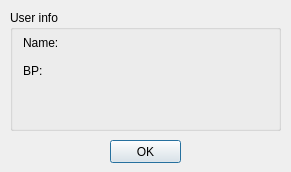
<?xml version="1.0" encoding="UTF-8"?>
<ui version="4.0">
 <class>UserInfoDialog</class>
 <widget class="QDialog" name="UserInfoDialog">
  <property name="windowModality">
   <enum>Qt::WindowModal</enum>
  </property>
  <property name="geometry">
   <rect>
    <x>0</x>
    <y>0</y>
    <width>291</width>
    <height>172</height>
   </rect>
  </property>
  <property name="windowTitle">
   <string>Connection setup</string>
  </property>
  <widget class="QGroupBox" name="groupBox">
   <property name="geometry">
    <rect>
     <x>10</x>
     <y>10</y>
     <width>271</width>
     <height>121</height>
    </rect>
   </property>
   <property name="title">
    <string>User info</string>
   </property>
   <widget class="QLabel" name="nameLabel">
    <property name="geometry">
     <rect>
      <x>13</x>
      <y>22</y>
      <width>40</width>
      <height>21</height>
     </rect>
    </property>
    <property name="text">
     <string>Name:</string>
    </property>
   </widget>
   <widget class="QLabel" name="nameDisplayLabel">
    <property name="geometry">
     <rect>
      <x>60</x>
      <y>22</y>
      <width>202</width>
      <height>21</height>
     </rect>
    </property>
   </widget>
   <widget class="QLabel" name="bpLabel">
    <property name="geometry">
     <rect>
      <x>13</x>
      <y>50</y>
      <width>40</width>
      <height>21</height>
     </rect>
    </property>
    <property name="text">
     <string>BP:</string>
    </property>
   </widget>
   <widget class="QLabel" name="bpDisplayLabel">
    <property name="geometry">
     <rect>
      <x>60</x>
      <y>50</y>
      <width>202</width>
      <height>21</height>
     </rect>
    </property>
   </widget>
  </widget>
  <widget class="QPushButton" name="cancelButton">
   <property name="geometry">
    <rect>
     <x>110</x>
     <y>140</y>
     <width>71</width>
     <height>23</height>
    </rect>
   </property>
   <property name="text">
    <string>OK</string>
   </property>
  </widget>
 </widget>
 <resources/>
 <connections>
  <connection>
   <sender>cancelButton</sender>
   <signal>released()</signal>
   <receiver>UserInfoDialog</receiver>
   <slot>reject()</slot>
   <hints>
    <hint type="sourcelabel">
     <x>145</x>
     <y>151</y>
    </hint>
    <hint type="destinationlabel">
     <x>145</x>
     <y>85</y>
    </hint>
   </hints>
  </connection>
 </connections>
</ui>
